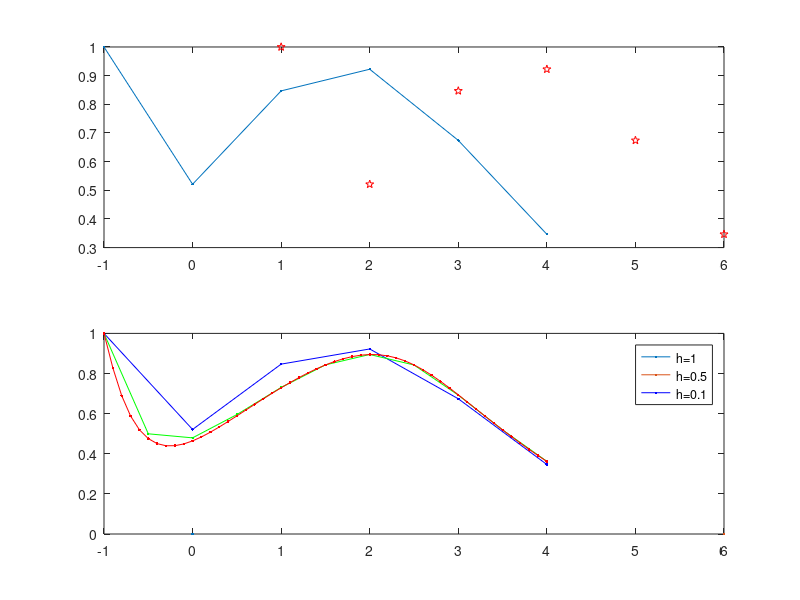
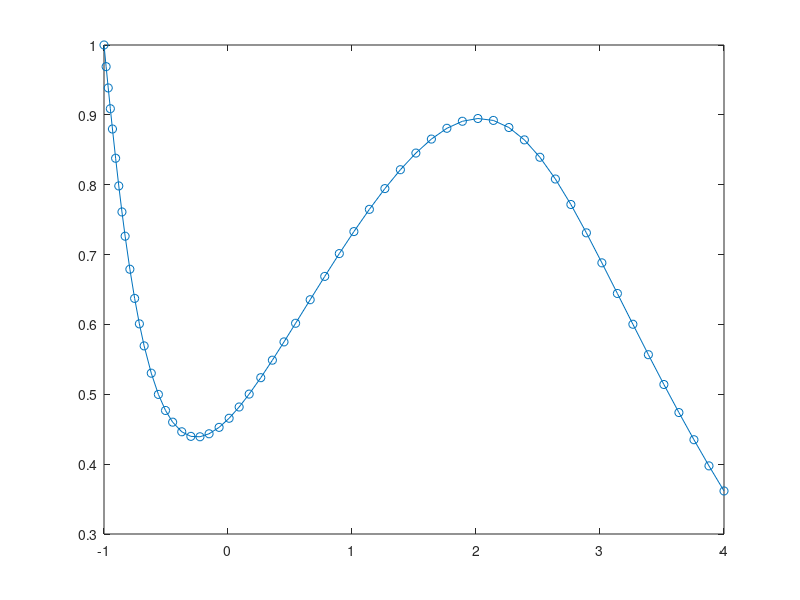

Source code (MATLAB) for these figures, in order:
% 2021.11.30
% Runge-Kutta
% Jakub Daxner


% Interval
a = -1;
b = 4;

% Funkcia a hodnota funkcie "pravej strany"
f=@(x,y)(sin(x)+cos(3*y))
c = 1;

% Krok h + n
h = 1;
n = (b-a) / h;

%Interval (hodnoty) Xi
x = a:h:b

% Potrebujeme hodnoty Yi
% y0    = 1 ! Z pravej strany "c"
% i - n = Nutné vypočítať pre každé i
%           k1, k2, k3, k4 a potom hodnoty yi
% Potom vypočítame y1

y(1) = c;
for i = 1:n;
    k1 = h*f(x(i), y(i));
    k2 = h*f(x(i) + h/2, y(i) + k1/2);
    k3 = h*f(x(i) + h/2, y(i) + k2/2);
    k4 = h*f(x(i+1), y(i) + k3);
    y(i+1) = y(i) + 1/6*(k1 + 2*k2 + 2*k3 + k4)
endfor 

% Tabulka 
[x;y]

% Graf
subplot(2, 1, 1)
plot(x, y, '.-', y, 'pr')


% Príklad 19 str. 97

x1 = x;
y1 = y;
clear x y n h

% h = 0.5
h=0.5, n=(b-a)/h;
x = a:h:b;

% y0 a y1
y(1) = c;
for i = 1:n;
    k1 = h*f(x(i), y(i));
    k2 = h*f(x(i) + h/2, y(i) + k1/2);
    k3 = h*f(x(i) + h/2, y(i) + k2/2);
    k4 = h*f(x(i+1), y(i) + k3);
    y(i+1) = y(i) + 1/6*(k1 + 2*k2 + 2*k3 + k4)
endfor 

[x;y]

x05 = x; 
y05 = y;
clear x y n h

% h = 0.1
h=0.1, n=(b-a)/h;
x = a:h:b;

% y0 a y1
y(1) = c;
for i = 1:n;
    k1 = h*f(x(i), y(i));
    k2 = h*f(x(i) + h/2, y(i) + k1/2);
    k3 = h*f(x(i) + h/2, y(i) + k2/2);
    k4 = h*f(x(i+1), y(i) + k3);
    y(i+1) = y(i) + 1/6*(k1 + 2*k2 + 2*k3 + k4)
endfor 

[x;y]

x01 = x;
y01 = y;

% GRAF

f = [0, 6]; % Pre krásu grafu

subplot(2, 1, 2)
plot(f, 0, x1, y1 ,'b.-', x05, y05, 'g.-', x01, y01, 'r.-')
legend('h=1', 'h=0.5', 'h=0.1')


% Príkaz ode45

a = -1;
b = 4;
c = 1;

f=@(x,y)(sin(x)+cos(3*y));
ode45(f,[a,b],c)

[x,y]= ode45(f,[a,b],c)